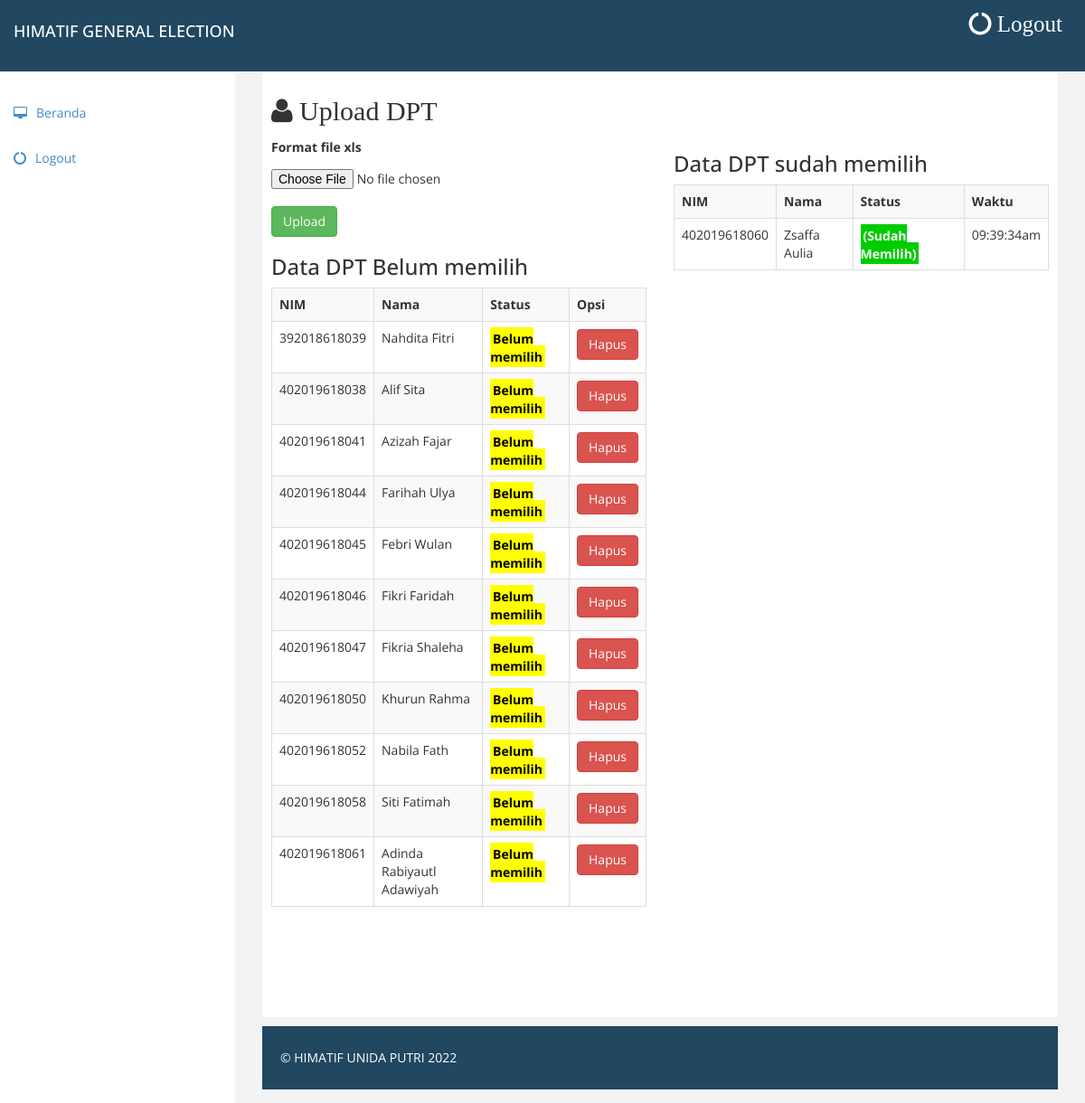
The page /sistem/upload_dpt.php (signed in) on the database its author committed.
### tables this page shows
CREATE TABLE `tbl_dpt` (
  `nim` varchar(12) NOT NULL,
  `nama_mhs` varchar(100) NOT NULL,
  `status` varchar(30) NOT NULL,
  `waktu` varchar(15) NOT NULL
);

### sistem/upload_dpt.php (the view, shortened to what this page needs)
<?php
include'../koneksi.php';
?>
<!DOCTYPE html>
<html xmlns="http://www.w3.org/1999/xhtml">
<head>
    <link href="assets/css/bootstrap.css" rel="stylesheet" />
    <link href="assets/css/font-awesome.css" rel="stylesheet" />
    <link href="assets/css/custom.css" rel="stylesheet" />
</head>
<body>
    <div id="wrapper">
         <div class="navbar navbar-inverse navbar-fixed-top">
            <div class="adjust-nav">
                <div class="navbar-header">
                    <a class="navbar-brand" href="#">
                      <h4 style="color: white;">HIMATIF GENERAL ELECTION </h4>
                    </a>
                </div>
                <span class="logout-spn" >
                  <a href="../logout.php" style="color:#fff;"><i class="fa fa-circle-o-notch"> Logout</i></a>
                </span>
            </div>
          </div>
        <nav class="navbar-default navbar-side" role="navigation">
            <div class="sidebar-collapse">
                <div class="menu">
                  <ul class="nav" id="main-menu">
                      <li>
                          <a href="index.php"><i class="fa fa-desktop"></i>Beranda</a>
                      </li>
                      <li>
                          <a href="../logout.php"><i class="fa fa-circle-o-notch "></i>Logout</a>
                      </li>
                  </ul>
                </div>
             </div>
        </nav>
          <div id="page-wrapper" >
            <div id="page-inner">
              <div class="row">
                <div class="col-lg-12">
                  <h2><i class="fa fa-user"> Upload DPT</i></h2>
                </div>
              </div>
              <div class="row">
                <div class="col-lg-6">
                    <form action="aksi_upload_dpt.php" method="post" enctype="multipart/form-data">
                      <div class="form-group">
                        <label><b>Format file xls</b></label>
                        <input type="file" name="file_dpt" required="required" class="form-control-file">
                      </div>
                      <div class="form-group">
                        <input type="submit" name="upload" class="btn btn-success" value="Upload">
                      </div>
                    </form>
                    <h3>Data DPT Belum memilih</h3>
                      <div class="table-responsive">
                        <table class="table table-striped table-bordered table-hover">
                          <tr>
                              <th>NIM</th>
                              <th>Nama</th>
                              <th>Status</th>
                              <th>Opsi</th>
                          </tr>
                            <?php
                              $data_dpt = mysqli_query($koneksi,"SELECT * FROM tbl_dpt WHERE status='Belum memilih'");
                              while($d = mysqli_fetch_array($data_dpt)){
                            ?>
                          <tr>
                              <td><?php echo $d['nim']; ?></td>
                              <td style="text-transform: capitalize;"><?php echo $d['nama_mhs']; ?></td>
                              <td><mark style="background-color: yellow;"><b><?php echo $d['status']; ?></b></mark></td>
                              <td><a class="btn btn-danger btn-circle" onclick="return confirm('Apakah Anda Yakin untuk Menghapus Data ini?')" href="hapus2.php?nim=<?php echo $d['nim']; ?>">Hapus</a>
                              </td>
                          </tr>
                            <?php } ?>
                        </table>
                      </div>
                  </div>
                  <div class="col-lg-6">
                    <div class="row">
                      <div class="col-lg-12">
                        <h3>Data DPT sudah memilih</h3>
                          <div class="table-responsive">
                          <table class="table table-striped table-bordered table-hover">
                            <tr>
                                <th>NIM</th>
                                <th>Nama</th>
                                <th>Status</th>
                                <th>Waktu</th>
                            </tr>
                              <?php
                                $data_dpt = mysqli_query($koneksi,"SELECT * FROM tbl_dpt WHERE status='(Sudah memilih)'");
                                while($d = mysqli_fetch_array($data_dpt)){
                              ?>
                            <tr>
                                <td><?php echo $d['nim']; ?></td>
                                <td><?php echo $d['nama_mhs']; ?></td>
                                <td><mark style="background-color: #00cc00; color: white;"><b><?php echo $d['status']; ?></b></mark></td>
                                <td><?php echo $d['waktu']; ?></td>
                            </tr>
                              <?php } ?>
                          </table>
                        </div>
                      </div>
                    </div>
                  </div>
                </div>
  </div>
          <div class="footer">
            <div class="row">
              <div class="col-lg-12" >
                &copy; HIMATIF UNIDA PUTRI <?php echo date('Y') ?> <a href="http://binarytheme.com" style="color:#fff;" target="_blank"></a>
              </div>
            </div>
          </div>
</body>
</html>

### sistem/assets/css/custom.css (style rules this page uses)
body { font-family: 'Open Sans', sans-serif; line-height:30px; }
#wrapper { width: 100%; margin-top:50px; }
#page-wrapper { padding: 15px 15px; min-height: 600px; background:#F3F3F3; }
#page-inner { width:100%; margin:10px 20px 10px 0px; background-color:#fff!important; padding:10px; min-height:1050px; }
.sidebar-collapse .nav { padding:0; padding-top:50px; }
.navbar-side { border:none; background-color: #fff; }
.navbar-inverse { background-color: #214761; border-color: #F0F0F0; min-height: 80px; }
.nav > li > a > i { margin-right:10px; }
.logout-spn { float:right; color:#fff; font-size:25px; font-weight:800; margin:20px; margin: 10px 25px 10px 50px; }
.logout-spn a { text-decoration:none; }
.footer { background-color:#214761; width:100%; color:#fff; padding:20px 50px 20px 50px; padding-left:20px; }
@media (min-width:768px) { #page-wrapper { margin: 0 0 0 260px; padding: 15px 30px; min-height: 1050px; } }
@media (min-width:768px) { .navbar-side { z-index: 1; position: absolute; width: 260px; } }

### rows shown on the page
tbl_dpt: nim "392018618039", nama_mhs "Nahdita Fitri", status "Belum memilih"
tbl_dpt: nim "402019618038", nama_mhs "Alif Sita", status "Belum memilih"
tbl_dpt: nim "402019618041", nama_mhs "Azizah Fajar", status "Belum memilih"
tbl_dpt: nim "402019618044", nama_mhs "Farihah Ulya", status "Belum memilih"
tbl_dpt: nim "402019618045", nama_mhs "Febri Wulan", status "Belum memilih"
tbl_dpt: nim "402019618046", nama_mhs "Fikri Faridah", status "Belum memilih"
tbl_dpt: nim "402019618047", nama_mhs "Fikria Shaleha", status "Belum memilih"
tbl_dpt: nim "402019618050", nama_mhs "Khurun Rahma", status "Belum memilih"
tbl_dpt: nim "402019618052", nama_mhs "Nabila Fath", status "Belum memilih"
tbl_dpt: nim "402019618058", nama_mhs "Siti Fatimah", status "Belum memilih"
tbl_dpt: nim "402019618061", nama_mhs "Adinda Rabiyautl Adawiyah", status "Belum memilih"
tbl_dpt: nim "402019618060", nama_mhs "Zsaffa Aulia", status "(Sudah Memilih)", waktu "09:39:34am"
